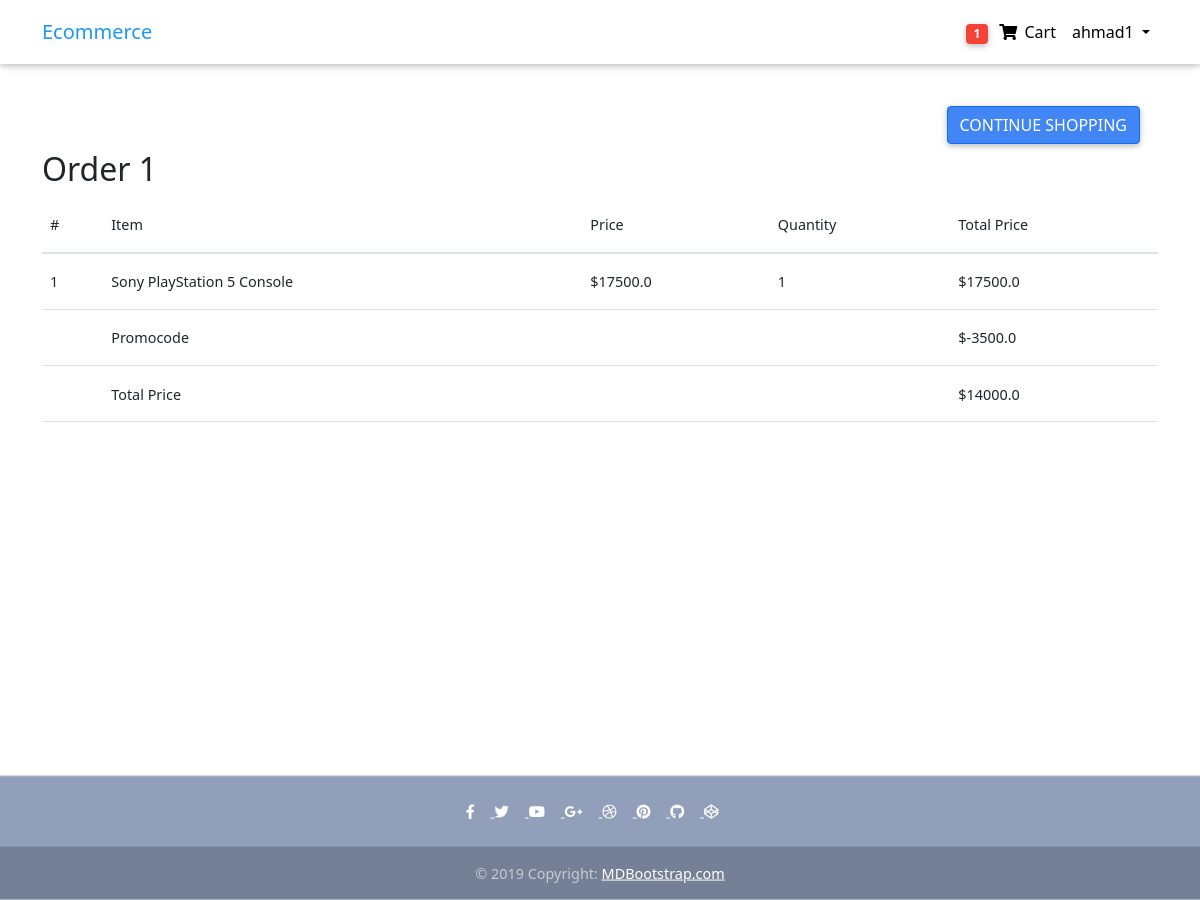
The app's page /purchased_orders (signed in) with its own data.
### core/models.py (models this page shows, shortened)
class Order(models.Model):
    user = models.ForeignKey(User, on_delete=models.CASCADE)
    promo_code = models.ForeignKey('PromoCode', on_delete=models.SET_NULL, null=True, blank=True)
    items = models.ManyToManyField(OrderItem)
    start_date = models.DateTimeField(auto_now_add=True)
    ordered_date = models.DateTimeField()
    ordered = models.BooleanField(default=False)
    billing_address = models.ForeignKey('BillingAddress', on_delete=models.SET_NULL, blank=True, null=True)
    payment_info = models.ForeignKey('Payment', on_delete=models.SET_NULL, blank=True, null=True)
    def total_price(self):
        total = 0
        for order_item in self.items.all():
            total += order_item.total_item_price()
        return total
    def discount_amount(self):
        if self.promo_code:
            total = self.total_price()
            code_discount = self.promo_code.discount_value
            discount_amount = total * (code_discount/100)
            return discount_amount
        return 0
    def total_after_discount(self):
        if self.promo_code:
            return self.total_price() - self.discount_amount()
        return self.total_price()

class OrderItem(models.Model):
    user = models.ForeignKey(User, on_delete=models.CASCADE)
    ordered = models.BooleanField(default=False)
    item = models.ForeignKey(Item, on_delete=models.CASCADE)
    quantity = models.PositiveIntegerField(default=1)
    def total_item_price(self):
        return self.item.price * self.quantity

class Item(models.Model):
    title = models.CharField(max_length=100)
    old_price = models.FloatField(null=True, blank=True)
    price = models.FloatField()
    main_image = models.ImageField(upload_to='item_images/', blank=True, null=True)
    category = models.CharField(choices=CATEGORY_CHOICES, max_length=11)
    label = models.CharField(choices=LABEL_CHOICES, max_length=1)
    description = models.TextField(null=True)
    info = models.TextField(null=True)
    slug = models.SlugField(blank=True, unique=True)

class PromoCode(models.Model):
    code_exp_date = models.DateField()
    code = models.CharField(max_length=30, null=True, blank=True)
    discount_value = models.IntegerField()
    active = models.BooleanField(default=True)

### core/views.py (the view)
# urls.py: path('purchased_orders', views.PurchasedOrders.as_view(), name='purchased_orders'),
class PurchasedOrders(View):
    def get(self, request, *args, **kwargs):
        orders = Order.objects.filter(user=request.user, ordered=True)
        context = {'orders':orders}
        return render(request, 'ecommerce/purchased_orders.html', context)

### core/templatetags/custom_tags.py (called while the page is built)
@register.filter
def count_cart_items(user):
    if user.is_authenticated:
        qs = Order.objects.filter(user=user, ordered=False)
        if qs.exists():
            return qs[0].items.count()
    return 0

### templates/ecommerce/purchased_orders.html (shortened to what this page needs)
{% extends 'base.html' %}
{% load static %}
{% block content %}
  <main >
    <div class="container" style="margin-top: 100px;">
      <div class="container float-right">
        <a href="{% url 'core:index' %}" class="btn btn-primary float-right">Continue Shopping</a>
      </div>
      <br>
      <br>
      {% for order in orders %}
          <div class="table-responsive">
            <h2> Order {{ forloop.counter }} </h2>
            {% if order.items.all %}
            <table class="table">
                <thead>
                    <tr>
                      <th scope="col">#</th>
                      <th scope="col">Item</th>
                      <th scope="col">Price</th>
                      <th scope="col">Quantity</th>
                      <th scope="col">Total Price</th>
                    </tr>
                  </thead>
                  <tbody>
                    {% for order_item in order.items.all %}
                    <tr>
                      <th scope="row">{{ forloop.counter }}</th>
                      <td>{{ order_item.item.title }}</td>
                      <td>${{ order_item.item.price }}</td>
                      <td>{{ order_item.quantity }}</td>
                      <td>${{ order_item.total_item_price }}</td>
                    </tr>
                    {% endfor %}
                    {% if order.promo_code %}
                    <tr>
                      <th scope="row"></th>
                      <td colspan="3">Promocode</td>
                      <td colspan="2">$-{{order.discount_amount}}</td>
                    </tr>
                    {% endif %}
                    <tr>
                      <th scope="row"></th>
                      <td colspan="3">Total Price</td>
                      <td colspan="2">${{order.total_after_discount}}</td>
                    </tr>
                  </tbody>
            </table>
            {% endif %}
        </div>
      {% empty %}
        <div class="col-12 display-6 text-center"><strong>No Purchased orders</strong></div>
      {% endfor %}
    </div>
  </main>
{% endblock %}

### templates/base.html (shortened to what this page needs)
{% load static %}
{% load custom_tags %}
<!DOCTYPE html>
<html lang="en">
<head>
  <link rel="stylesheet" href="https://use.fontawesome.com/releases/v5.11.2/css/all.css">
  <link href="{% static 'css/bootstrap.min.css' %}" rel="stylesheet">
  <link href="{% static 'css/mdb.min.css' %}" rel="stylesheet">
  <link href="{% static 'css/style.min.css' %}" rel="stylesheet">
  <link href="https://cdn.jsdelivr.net/npm/bootstrap@5.1.3/dist/css/bootstrap.min.css" rel="stylesheet">
</head>
<body>
  <nav class="navbar fixed-top navbar-expand-lg navbar-light white scrolling-navbar">
    <div class="container">
      <a class="navbar-brand waves-effect" href="{% url 'core:index' %}">
        <strong class="blue-text">Ecommerce</strong>
      </a>
      <div class="collapse navbar-collapse" id="navbarSupportedContent">
        <ul class="navbar-nav nav-flex-icons">
          {% if user.is_authenticated %}
          <li class="nav-item">
            <a class="nav-link waves-effect" href="{% url 'core:order-summary' %}">
              <span id="cartCounter" class="badge red z-depth-1 mr-1"> {{ request.user|count_cart_items }} </span>
              <i class="fas fa-shopping-cart"></i>
              <span class="clearfix d-none d-sm-inline-block"> Cart </span>
            </a>
          </li>
          <li class="nav-item dropdown">
            <a class="nav-link dropdown-toggle" href="#" id="navbarDropdown" role="button" data-toggle="dropdown" aria-haspopup="true" aria-expanded="false">
              <strong>{{request.user}}</strong>
            </a>
          </li>
          {% endif %}
        </ul>
      </div>
    </div>
  </nav>
  {% block content %}{% endblock %}
  <footer class="page-footer text-center font-small mt-4 wow fadeIn">
    <hr class="my-4">
    <div class="pb-4">
      <a href="https://www.facebook.com/mdbootstrap" target="_blank">
        <i class="fab fa-facebook-f mr-3"></i>
      </a>
      <a href="https://twitter.com/MDBootstrap" target="_blank">
        <i class="fab fa-twitter mr-3"></i>
      </a>
      <a href="https://www.youtube.com/watch?v=7MUISDJ5ZZ4" target="_blank">
        <i class="fab fa-youtube mr-3"></i>
      </a>
      <a href="https://plus.google.com/u/0/b/107863090883699620484" target="_blank">
        <i class="fab fa-google-plus-g mr-3"></i>
      </a>
      <a href="https://dribbble.com/mdbootstrap" target="_blank">
        <i class="fab fa-dribbble mr-3"></i>
      </a>
      <a href="https://pinterest.com/mdbootstrap" target="_blank">
        <i class="fab fa-pinterest mr-3"></i>
      </a>
      <a href="https://github.com/mdbootstrap/bootstrap-material-design" target="_blank">
        <i class="fab fa-github mr-3"></i>
      </a>
      <a href="http://codepen.io/mdbootstrap/" target="_blank">
        <i class="fab fa-codepen mr-3"></i>
      </a>
    </div>
    <div class="footer-copyright py-3">
      © 2019 Copyright:
      <a href="https://mdbootstrap.com/education/bootstrap/" target="_blank"> MDBootstrap.com </a>
    </div>
  </footer>
</body>
</html>

### templates/base.html (style rules this page uses)
body { height: 100vh; }
html, header, .carousel { height: 60vh; }

### records on screen
Order: discount_amount "3500.0", total_after_discount "14000.0"
OrderItem: item "Sony PlayStation 5 Console", item.price "17500.0", quantity "1", total_item_price "17500.0"

### other values on screen
{{ request.user|count_cart_items }} "1"
{{ request.user }} "ahmad1"
